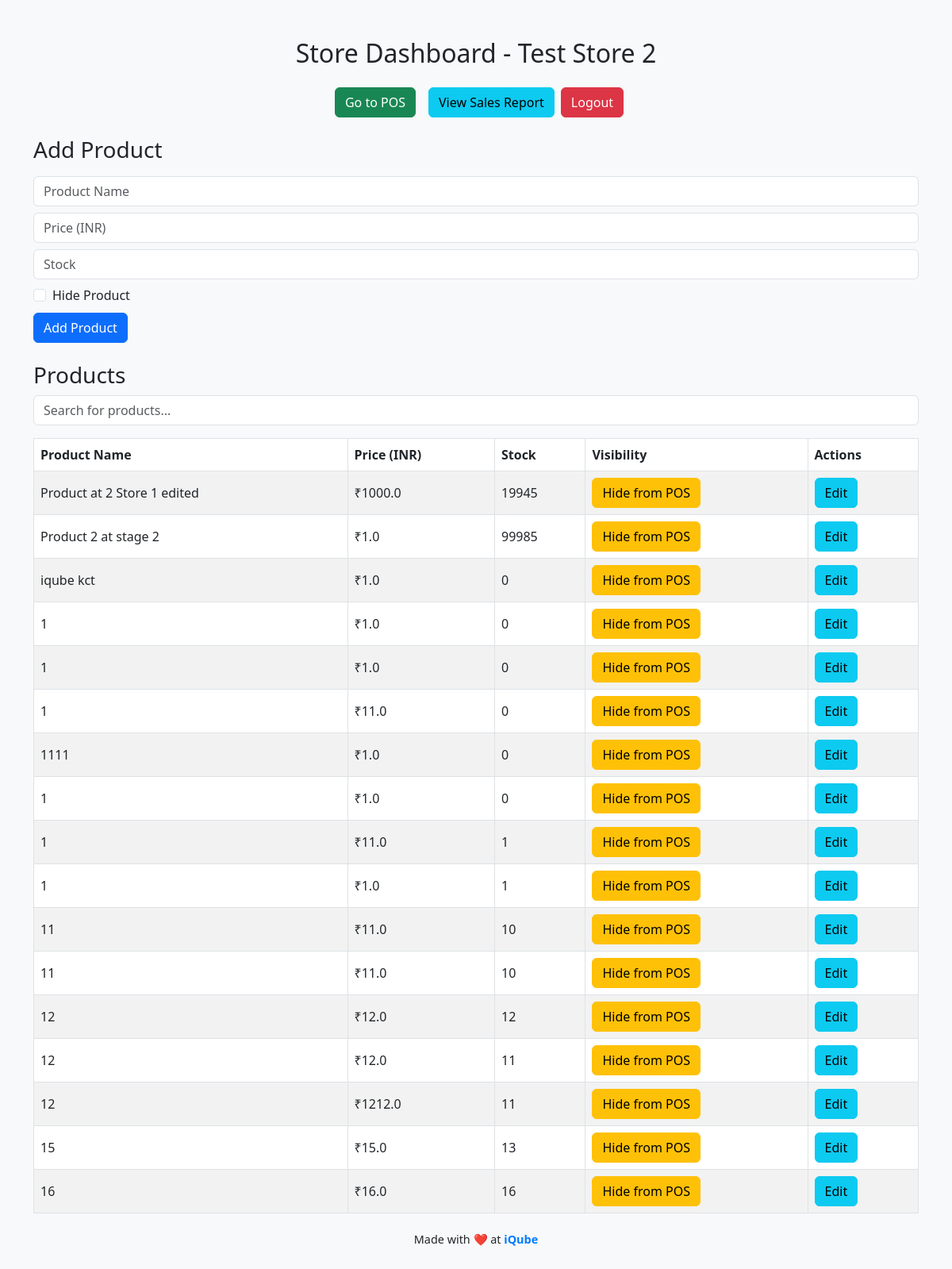
The page /dashboard (signed in) on the database its author committed.
### app.py (models this page shows)
class Store(db.Model):
    id = db.Column(db.Integer, primary_key=True)
    name = db.Column(db.String(100), nullable=False)
    username = db.Column(db.String(50), unique=True, nullable=False)
    password = db.Column(db.String(50), nullable=False)
    is_admin = db.Column(db.Boolean, default=False)  # Admin Flag

class Product(db.Model):
    id = db.Column(db.Integer, primary_key=True)
    store_id = db.Column(db.Integer, db.ForeignKey('store.id'), nullable=False)
    name = db.Column(db.String(100), nullable=False)
    price = db.Column(db.Float, nullable=False)
    stock = db.Column(db.Integer, nullable=False)
    hidden = db.Column(db.Boolean, default=False)  # Hide Product Option

### app.py (the view)
@app.route('/dashboard')
def dashboard():
    if 'user_id' not in session or session.get('is_admin'):
        return redirect(url_for('home'))
    store = Store.query.get(session['user_id'])
    products = Product.query.filter_by(store_id=session['user_id']).all()
    return render_template('dashboard.html', products=products, store_name=store.name)

### templates/dashboard.html (shortened to what this page needs)
<!DOCTYPE html>
<html>
<head>
    <link rel="stylesheet" href="https://cdn.jsdelivr.net/npm/bootstrap@5.3.0/dist/css/bootstrap.min.css">
</head>
<body>
    <div class="container mt-5">
        <h2 class="text-center mb-4">Store Dashboard - {{ store_name }}</h2>
        <div class="d-flex justify-content-center mb-4">
            <a href="/pos" class="btn btn-success mx-2">Go to POS</a>
            <a href="/sales_report" class="btn btn-info mx-2">View Sales Report</a>
            <form action="{{ url_for('logout') }}" method="POST">
                <button type="submit" class="btn btn-danger logout-btn">Logout</button>
            </form>
        </div>
        <h3 class="mt-4">Add Product</h3>
        <form action="/add_product" method="post" class="mt-3">
            <input type="text" name="name" placeholder="Product Name" class="form-control mb-2" required>
            <input type="number" step="0.01" name="price" placeholder="Price (INR)" class="form-control mb-2" required>
            <input type="number" name="stock" placeholder="Stock" class="form-control mb-2" required>
            <div class="form-check">
                <input class="form-check-input" type="checkbox" name="hidden" id="hidden">
                <label class="form-check-label" for="hidden">Hide Product</label>
            </div>
            <button type="submit" class="btn btn-primary mt-2">Add Product</button>
        </form>
        <h3 class="mt-4">Products</h3>
        <div class="mb-3">
            <input type="text" id="searchBar" class="form-control" placeholder="Search for products..." onkeyup="searchTable()">
        </div>
        <div class="table-responsive">
            <table class="table table-striped table-bordered">
                <thead>
                    <tr>
                        <th>Product Name</th>
                        <th>Price (INR)</th>
                        <th>Stock</th>
                        <th>Visibility</th>
                        <th>Actions</th>
                    </tr>
                </thead>
                <tbody id="productTable">
                    {% for product in products %}
                    <tr>
                        <td>{{ product.name }}</td>
                        <td>₹{{ product.price }}</td>
                        <td>{{ product.stock }}</td>
                        <td>
                            <form action="/toggle_product_visibility" method="post">
                                <button type="submit" class="btn {% if product.hidden %}btn-success{% else %}btn-warning{% endif %}">
                                    {% if product.hidden %}Show in POS{% else %}Hide from POS{% endif %}
                                </button>
                            </form>
                        </td>
                        <td>
                            <button class="btn btn-info" data-bs-toggle="modal" data-bs-target="#editProductModal{{ product.id }}">
                                Edit
                            </button>
                        </td>
                    </tr>
                    {% endfor %}
                </tbody>
            </table>
        </div>
        <div class="d-flex justify-content-center">
            <nav aria-label="Page navigation">
                <ul class="pagination">
                    <li class="page-item"><a class="page-link" href="#">Previous</a></li>
                    <li class="page-item"><a class="page-link" href="#">1</a></li>
                    <li class="page-item"><a class="page-link" href="#">2</a></li>
                    <li class="page-item"><a class="page-link" href="#">3</a></li>
                    <li class="page-item"><a class="page-link" href="#">Next</a></li>
                </ul>
            </nav>
        </div>
    </div>
    <div class="footer">
        <p>Made with ❤️ at <span>iQube</span></p>
    </div>
</body>
</html>

### templates/dashboard.html (style rules this page uses)
.logout-btn { position: relative; z-index: 999; }
body { background-color: #f8f9fa; }
.table th, .table td { vertical-align: middle; }
.footer { position: fixed; bottom: 0; width: 100%; text-align: center; font-size: 0.9rem; background-color: #f8f9fa; padding: 10px 0; }
.footer span { font-weight: bold; color: #007bff; }

### rows shown on the page
Store: name "Test Store 2"
Product: name "Product at 2 Store 1 edited", price "1000.0", stock "19945", hidden "Hide from POS"
Product: name "Product 2 at stage 2", price "1.0", stock "99985", hidden "Hide from POS"
Product: name "iqube kct", price "1.0", stock "0", hidden "Hide from POS"
Product: name "1", price "1.0", stock "0", hidden "Hide from POS"
Product: name "1", price "1.0", stock "0", hidden "Hide from POS"
Product: name "1", price "11.0", stock "0", hidden "Hide from POS"
Product: name "1111", price "1.0", stock "0", hidden "Hide from POS"
Product: name "1", price "1.0", stock "0", hidden "Hide from POS"
Product: name "1", price "11.0", stock "1", hidden "Hide from POS"
Product: name "1", price "1.0", stock "1", hidden "Hide from POS"
Product: name "11", price "11.0", stock "10", hidden "Hide from POS"
Product: name "11", price "11.0", stock "10", hidden "Hide from POS"
Product: name "12", price "12.0", stock "12", hidden "Hide from POS"
Product: name "12", price "12.0", stock "11", hidden "Hide from POS"
Product: name "12", price "1212.0", stock "11", hidden "Hide from POS"
Product: name "15", price "15.0", stock "13", hidden "Hide from POS"
Product: name "16", price "16.0", stock "16", hidden "Hide from POS"
